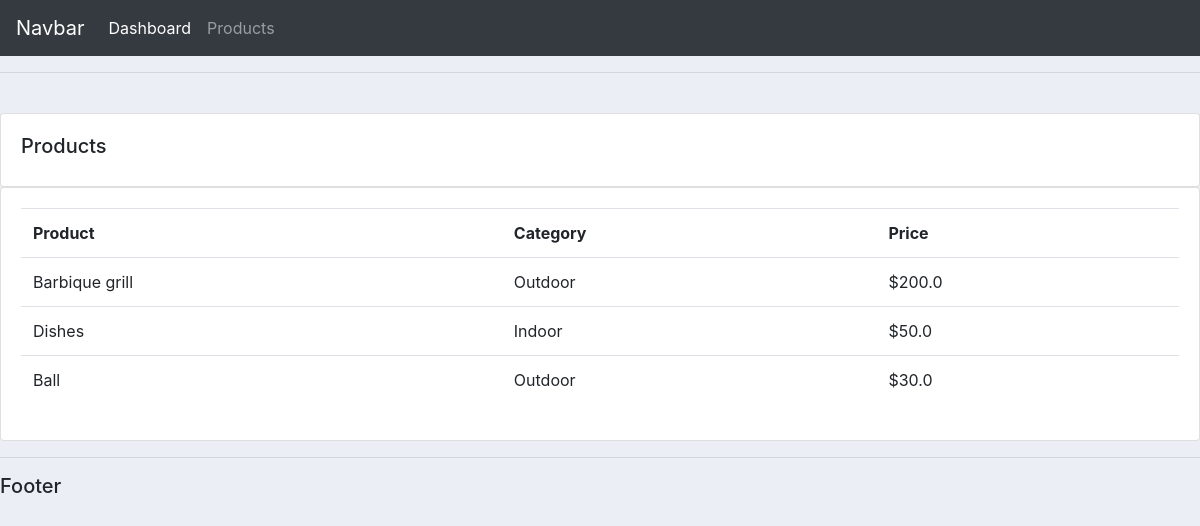
Screenshot of /products/ with the database file from the repository.
### customers_app/models.py (models this page shows, shortened)
class Product(models.Model):
    CATEGORY = (
        ('Indoor', 'Indoor'),
        ('Outdoor', 'Outdoor')
    )
    name = models.CharField(max_length=200, null=True)
    price = models.FloatField(null=True)
    category = models.CharField(max_length=200, null=True, choices=CATEGORY)
    description = models.CharField(max_length=200, null=True, blank=True)
    date_created = models.DateTimeField(auto_now_add=True)
    tag = models.ManyToManyField(Tag)

### customers_app/views.py (the view)
# urls.py: path('products/', views.products, name='products'),
def products(request):
    products = Product.objects.all()
    context = {'products':products}
    return render(request, 'customers_app/products.html', context)

### templates/customers_app/products.html
{%  extends 'customers_app/base.html' %}
{% block content %}
		<br>
		<div class="row">
			<div class="col-md">
				<div class="card card-body">
					<h5>Products</h5>
				</div>
				<div class="card card-body">
					<table class="table">
						<tr>
							<th>Product</th>
							<th>Category</th>
							<th>Price</th>
						</tr>
						{%for i in products%}
						<tr>
							<td>{{i.name}}</td>
							<td>{{i.category}}</td>
							<td>${{i.price}}</td>
						</tr>
						{% endfor %}
					</table>
				</div>
			</div>
		</div>
{% endblock content %}

### static/css/style.css (style rules this page uses)
body { background-color: #ebeff5; }
body { overflow-x: hidden; }

### rows the page displays
Product: name "Barbique grill", category "Outdoor", price "200.0"
Product: name "Dishes", category "Indoor", price "50.0"
Product: name "Ball", category "Outdoor", price "30.0"
